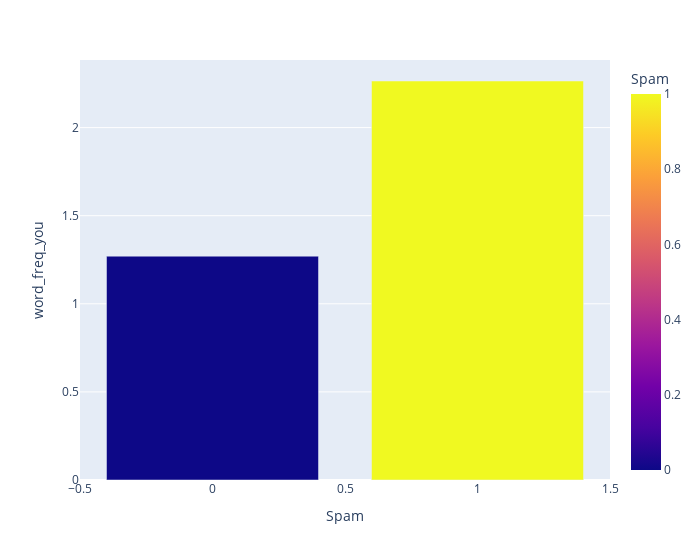

The code cell stored with this chart in its notebook:
### Code cell
df_CR_Tot=df.groupby('Spam', as_index=False)['word_freq_you'].mean()
fig=px.bar(df_CR_Tot,x='Spam',y='word_freq_you',width=700, color='Spam')
fig.show()

### Figure 1 — Plotly figure (JSON) as saved in the notebook; plotly's stock layout.template omitted (floating-point values rounded to 4 significant figures)
{"data": [{"alignmentgroup": "True", "hovertemplate": "Spam=%{marker.color}<br>word_freq_you=%{y}<extra></extra>", "legendgroup": "", "marker": {"color": [0, 1], "coloraxis": "coloraxis"}, "name": "", "offsetgroup": "", "orientation": "v", "showlegend": false, "textposition": "auto", "type": "bar", "x": [0, 1], "xaxis": "x", "y": [1.27, 2.265], "yaxis": "y"}], "layout": {"barmode": "relative", "coloraxis": {"colorbar": {"title": {"text": "Spam"}}, "colorscale": [[0, "#0d0887"], [0.1111, "#46039f"], [0.2222, "#7201a8"], [0.3333, "#9c179e"], [0.4444, "#bd3786"], [0.5556, "#d8576b"], [0.6667, "#ed7953"], [0.7778, "#fb9f3a"], [0.8889, "#fdca26"], [1, "#f0f921"]]}, "legend": {"tracegroupgap": 0}, "margin": {"t": 60}, "width": 700, "xaxis": {"anchor": "y", "domain": [0, 1], "title": {"text": "Spam"}}, "yaxis": {"anchor": "x", "domain": [0, 1], "title": {"text": "word_freq_you"}}}}
